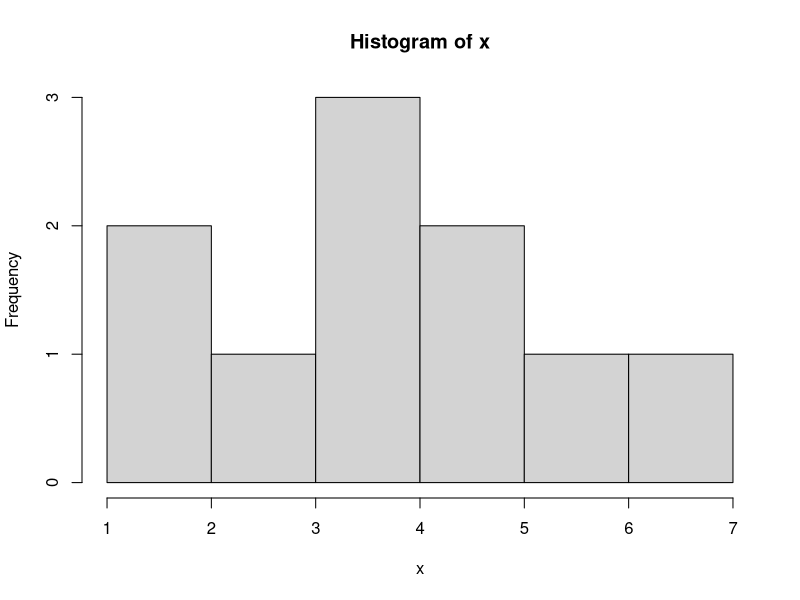
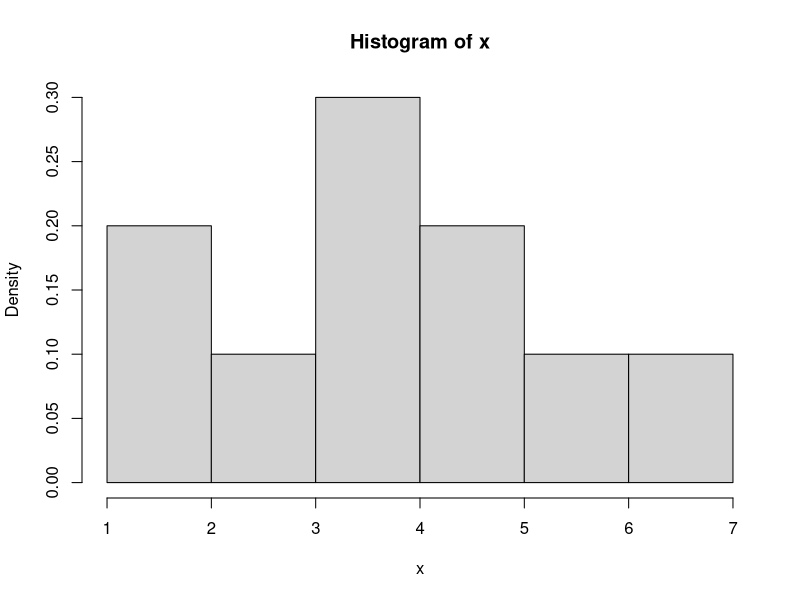
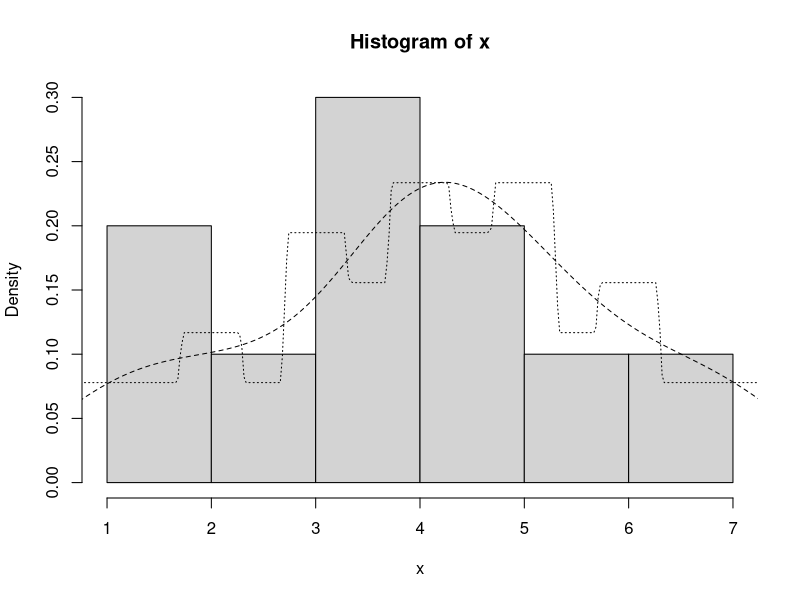

These charts were generated, in order, by the following R code:
## ---- chunk 1
SEED = 10
set.seed(SEED)
## ---- chunk 2
set.seed(SEED)
x <- runif(10, 1, 100)
print('10 random numbers between 1-100')
x
## ---- chunk 3
set.seed(SEED)
n <- 10
rnorm(n, mean = 0, sd = 1)

set.seed(SEED)
n <- 10
runif(n, min = 0, max = 1)

set.seed(SEED)
lambda <- 5
rpois(n, lambda)

set.seed(SEED)
size <- 3
prob <- 0.5
rbinom(n, size, prob)
## ---- chunk 4
x <- 1:10

print('Selecting 5 unique samples from 1:10')
sample(x, 5)

print('Selecting 10 samples from 1:10 with replacement')
sample(x, 20, replace = T)
## ---- chunk 5
print('10 random letters')
sample(letters, 10)

print('selecting 20 vowels')
sample(
  c("a", "e", "i", "o", "u"), 20,
  replace = T
)
## ---- chunk 6
orchis2 <- read.csv('orchis2.csv')
orchis2
## ---- chunk 7
sprayed <- subset(orchis2, orchis2$site == 'sprayed')
x <- sprayed$flower
hist(x)
## ---- chunk 8
hist(x, freq = F)
## ---- chunk 9
hist(x, freq = F)
dens_x <- density(x)
lines(dens_x, lty = 'dashed')
dens_x_rect <- density(x, k = 'rectangular')
lines(dens_x_rect, lty = 'dotted')
## ---- chunk 10
library(datasets)
head(mtcars)
summary(mtcars)
